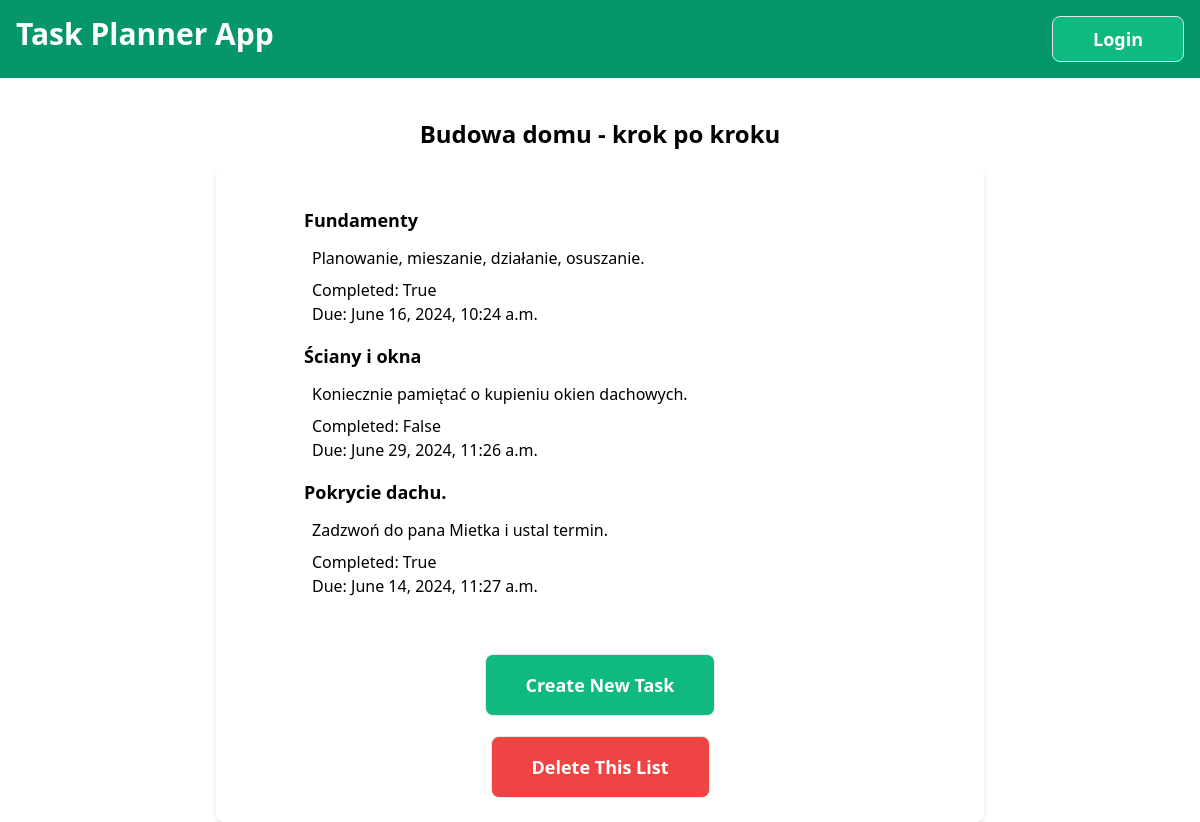
The app's page /2, older data.
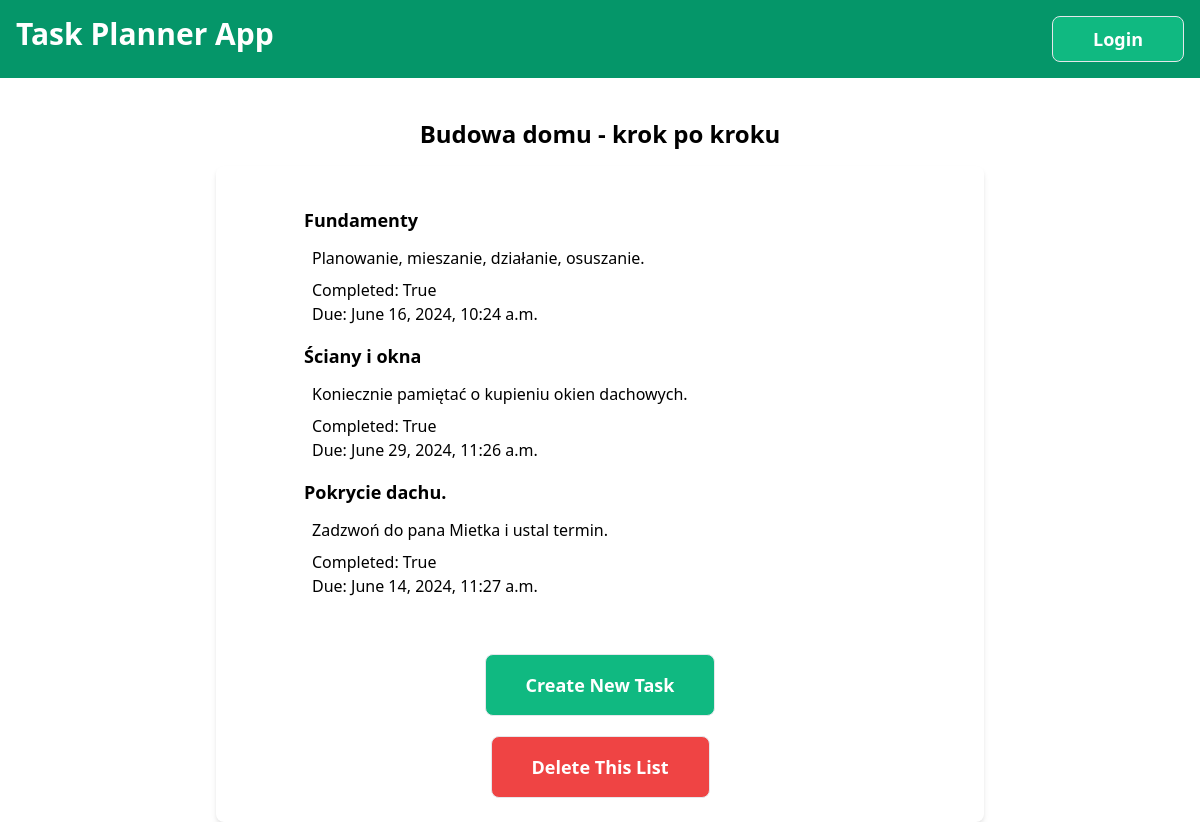
The same page, newer data.
### tasks_app/models.py (models this page shows)
class TaskItem(models.Model):
    task_list   = models.ForeignKey(TaskList, on_delete=models.CASCADE)
    name        = models.CharField(max_length=100, blank=False)
    description = models.CharField(max_length=100)
    complete    = models.BooleanField(default=False)
    due_date    = models.DateTimeField()

### tasks_app/views.py (the view)
# urls.py: path('<int:id>', views.getlist, name="get_list"),
def getlist(request,id):
    task_list = TaskList.objects.get(id=id)
    items = TaskItem.objects.filter(task_list__id=id)
    return render(request, 'list_details.html', {"list": task_list, "items":items})

### templates/list_details.html
{% extends "base.html" %}
{% block content %}
<p class="text-2xl font-semibold mb-4">{{ list.name }}</p>
<div class="max-w-3xl mx-auto bg-white p-6 rounded-lg shadow-md flex flex-col">
    <ul>
    {% for item in items %}
        <li class="m-4 transition-transform transform hover:scale-105 text-left px-10">
            <a href="./{{list.id}}/{{item.id}}">
                <div class="px-2 text-lg font-semibold mb-3">{{item.name}}</div>
                <div class="px-4 mb-2">{{ item.description }}</div>
                <div class="px-4">Completed: {{ item.complete }}</div>
                <div class="px-4">Due: {{item.due_date}}</div>
            </a>
        </li>
    {% endfor %}
    </ul>
    <button class="bg-green-500 mx-auto text-lg text-white font-semibold mt-10 p-4 px-10 border rounded-lg transition-transform transform hover:bg-green-700">
        <a href='{{list.id}}/create_task'>Create New Task</a>
    </button>
    <button class="bg-red-500 mx-auto text-lg text-white font-semibold mt-5 p-4 px-10 border rounded-lg transition-transform transform hover:bg-red-700">
        <a href='{{list.id}}/delete_list'>Delete This List</a>
    </button>
</div>
{% endblock %}

Row changes from the older to the newer data that the page shows:
changed TaskItem "Ściany i okna": complete "False" → "True"
